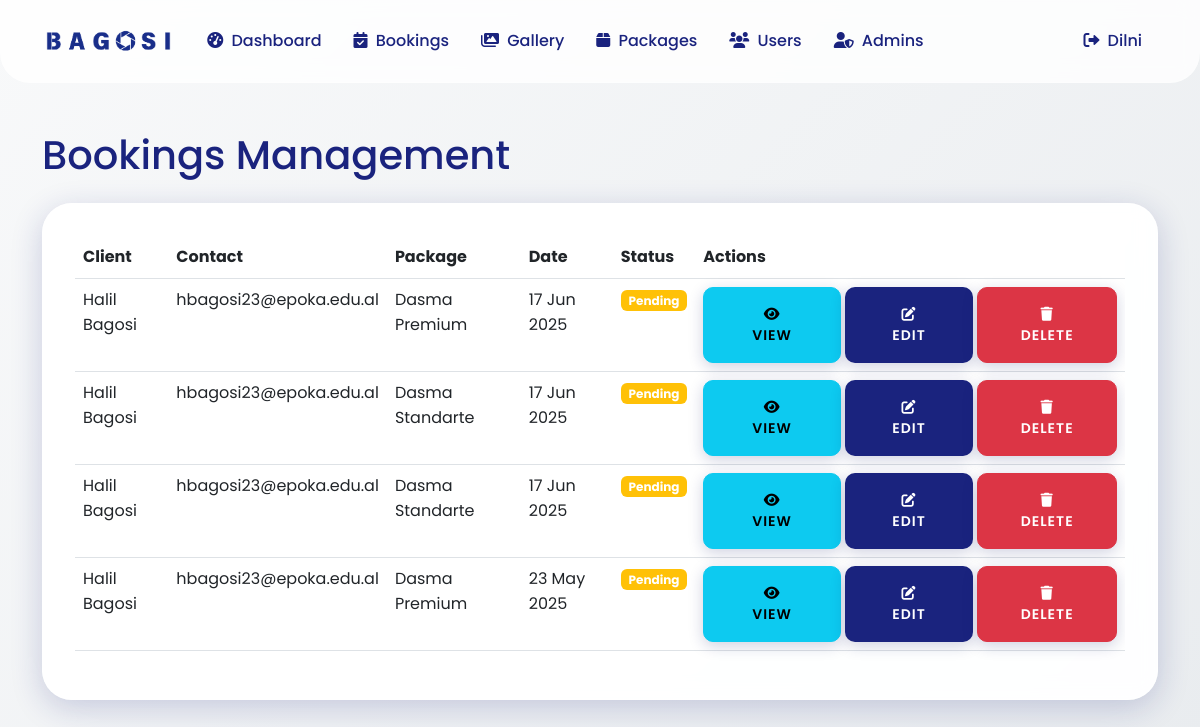
Screenshot of /admin_83926483499/bookings.php (signed in) with the database file from the repository.
### tables this page shows
CREATE TABLE `bookings` (
  `id` int(11) NOT NULL AUTO_INCREMENT,
  `user_id` int(11) DEFAULT NULL,
  `package_id` int(11) DEFAULT NULL,
  `booking_date` date NOT NULL,
  `event_date` datetime NOT NULL,
  `status` enum('pending','confirmed','completed','cancelled') DEFAULT 'pending',
  `notes` text DEFAULT NULL,
  `created_at` timestamp NOT NULL DEFAULT current_timestamp(),
  `updated_at` timestamp NOT NULL DEFAULT current_timestamp() ON UPDATE current_timestamp(),
  PRIMARY KEY (`id`),
  KEY `user_id` (`user_id`),
  KEY `package_id` (`package_id`),
  CONSTRAINT `bookings_ibfk_1` FOREIGN KEY (`user_id`) REFERENCES `users` (`id`),
  CONSTRAINT `bookings_ibfk_2` FOREIGN KEY (`package_id`) REFERENCES `packages` (`id`)
);

CREATE TABLE `packages` (
  `id` int(11) NOT NULL AUTO_INCREMENT,
  `name` varchar(100) NOT NULL,
  `description` text DEFAULT NULL,
  `price` decimal(10,2) NOT NULL,
  `duration` int(11) NOT NULL,
  `photos_count` int(11) NOT NULL,
  `features` text DEFAULT NULL,
  `category` enum('wedding','photography','event','other') NOT NULL,
  `is_active` tinyint(1) DEFAULT 1,
  `created_at` timestamp NOT NULL DEFAULT current_timestamp(),
  `updated_at` timestamp NOT NULL DEFAULT current_timestamp() ON UPDATE current_timestamp(),
  PRIMARY KEY (`id`)
);

### admin_83926483499/bookings.php (the view, shortened to what this page needs)
<?php
require_once '../config/email_notifications.php';
$stmt = $pdo->query("
    SELECT b.*,
           COALESCE(u.full_name, 'Guest User') as full_name,
           COALESCE(u.email, SUBSTRING_INDEX(b.notes, 'contact: ', -1)) as contact,
           p.name as package_name
    FROM bookings b
    LEFT JOIN users u ON b.user_id = u.id
    JOIN packages p ON b.package_id = p.id
    ORDER BY b.created_at DESC
");
$bookings = $stmt->fetchAll(PDO::FETCH_ASSOC);
?>
<!DOCTYPE html>
<html lang="sq">
<head>
    <link href="https://cdn.jsdelivr.net/npm/bootstrap@5.3.0/dist/css/bootstrap.min.css" rel="stylesheet">
    <link rel="stylesheet" href="https://cdnjs.cloudflare.com/ajax/libs/font-awesome/6.0.0/css/all.min.css">
    <link rel="stylesheet" href="../css/style.css">
</head>
<body>
    <?php include 'includes/navbar.php'; ?>
    <div class="container py-5">
        <h1 class="mb-4">Bookings Management</h1>
        <div class="card">
            <div class="card-body">
                <div class="table-responsive">
                    <table class="table">
                        <thead>
                            <tr>
                                <th>Client</th>
                                <th>Contact</th>
                                <th>Package</th>
                                <th>Date</th>
                                <th>Status</th>
                                <th>Actions</th>
                            </tr>
                        </thead>
                        <tbody>
                            <?php foreach ($bookings as $booking): ?>
                            <tr>
                                <td><?php echo htmlspecialchars($booking['full_name']); ?></td>
                                <td><?php echo htmlspecialchars($booking['contact']); ?></td>
                                <td><?php echo htmlspecialchars($booking['package_name']); ?></td>
                                <td><?php echo date('d M Y', strtotime($booking['booking_date'])); ?></td>
                                <td>
                                    <span class="badge bg-<?php
                                        echo $booking['status'] === 'confirmed' ? 'success' :
                                            ($booking['status'] === 'cancelled' ? 'danger' :
                                             ($booking['status'] === 'completed' ? 'info' : 'warning'));
                                    ?>">
                                        <?php echo ucfirst($booking['status']); ?>
                                    </span>
                                </td>
                                <td>
                                    <div class="d-flex gap-1">
                                        <button type="button" class="btn btn-info btn-sm" data-bs-toggle="modal" data-bs-target="#viewBookingModal"
                                                data-booking='<?php echo htmlspecialchars(json_encode($booking)); ?>'>
                                            <i class="fas fa-eye"></i> View
                                        </button>
                                        <button type="button" class="btn btn-primary btn-sm" data-bs-toggle="modal" data-bs-target="#editBookingModal"
                                                data-booking='<?php echo htmlspecialchars(json_encode($booking)); ?>'>
                                            <i class="fas fa-edit"></i> Edit
                                        </button>
                                        <form method="POST" action="" class="d-inline" onsubmit="return confirm('Are you sure you want to delete this booking?');">
                                            <button type="submit" class="btn btn-danger btn-sm">
                                                <i class="fas fa-trash"></i> Delete
                                            </button>
                                        </form>
                                    </div>
                                </td>
                            </tr>
                            <?php endforeach; ?>
                        </tbody>
                    </table>
                </div>
            </div>
        </div>
    </div>
</body>
</html>

### css/style.css (style rules this page uses)
:root { --primary-color: #1a237e; --secondary-color: #0d47a1; --accent-color: #2962ff; --text-color: #1a237e; --light-bg: rgba(255, 255, 255, 0.95); --glass-bg: rgba(255, 255, 255, 0.1); --glass-border: rgba(255, 255, 255, 0.2); --glass-shadow: 0 8px 32px 0 rgba(26, 35, 126, 0.2); --border-radius-lg: 30px; --border-radius-md: 20px; --border-radius-sm: 15px; }
body { font-family: 'Poppins', sans-serif; line-height: 1.6; color: var(--text-color); background: linear-gradient(135deg, #f8f9fa 0%, #e9ecef 100%); overflow-x: hidden; }
.card { background: var(--light-bg); backdrop-filter: blur(10px); -webkit-backdrop-filter: blur(10px); border: 1px solid var(--glass-border); border-radius: var(--border-radius-lg); box-shadow: var(--glass-shadow); transition: transform 0.3s ease, box-shadow 0.3s ease; overflow: hidden; animation: slideIn 0.5s ease forwards; opacity: 0; }
.card::before { content: ''; position: absolute; top: 0; left: 0; right: 0; height: 5px; background: linear-gradient(90deg, var(--primary-color), var(--secondary-color)); opacity: 0; transition: opacity 0.3s ease; }
.card:nth-child(2) { animation-delay: 0.2s; }
.btn { padding: 1rem 2.5rem; border-radius: 10px; box-shadow: 0 4px 15px rgba(21, 31, 107, 0.2); font-weight: 600; text-transform: uppercase; letter-spacing: 1px; transition: all 0.3s ease; position: relative; overflow: hidden; }
.btn::before { content: ''; position: absolute; top: 0; left: 0; width: 100%; height: 100%; background: linear-gradient(45deg, var(--primary-color), var(--secondary-color)); opacity: 0; transition: opacity 0.3s ease; z-index: -1; }
.btn-primary { background: var(--primary-color); border: none; box-shadow: 0 4px 15px rgba(21, 31, 107, 0.2); }
.card { position: relative; overflow: hidden; }
.card::after { content: ''; position: absolute; top: 0; left: 0; right: 0; height: 5px; background: linear-gradient(90deg, var(--primary-color), var(--accent-color)); opacity: 0; transition: opacity 0.3s ease; }
.card-body { padding: 2rem; }
.btn { position: relative; overflow: hidden; transition: all 0.3s ease; }
.btn::after { content: ''; position: absolute; top: 50%; left: 50%; width: 0; height: 0; background: rgba(255, 255, 255, 0.2); border-radius: 50%; transform: translate(-50%, -50%); transition: width 0.6s ease, height 0.6s ease; }

### rows the page displays
bookings: full_name "Halil Bagosi", contact "hbagosi23@epoka.edu.al", package.name "Dasma Premium", booking_date "17 Jun 2025", status "Pending"
bookings: full_name "Halil Bagosi", contact "hbagosi23@epoka.edu.al", package.name "Dasma Standarte", booking_date "17 Jun 2025", status "Pending"
bookings: full_name "Halil Bagosi", contact "hbagosi23@epoka.edu.al", package.name "Dasma Standarte", booking_date "17 Jun 2025", status "Pending"
bookings: full_name "Halil Bagosi", contact "hbagosi23@epoka.edu.al", package.name "Dasma Premium", booking_date "23 May 2025", status "Pending"
